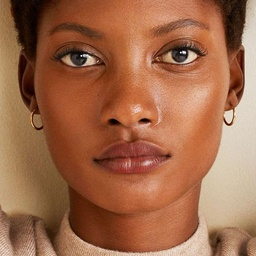
#> input picture image_Assets/random-Image/face3.jpg, 256 x 256 px, shrunk from 735 x 735 before the run
$ jupyter execute --allow-errors pyDraw.ipynb   (shell and % lines are left out)
#> lines starting #> are read from the running program, lines starting #| are printed output that depends on the picture; after the words box and inside, x2 and y2 are one past the last pixel; in counts of white or black regions, pixels touching at a corner belong together
[cell 1]
from PIL import Image
import numpy as np
import math
import collections
import matplotlib.pyplot as plt

# Tell numpy to print numbers to 4 decimal places only
np.set_printoptions(precision=4, suppress=True)

[cell 2]
## global variable
maxPixel = 255 ##for gray level image

def img2matrix(img):
    return np.asarray(img).copy()
def matrix2img(matrix):
    return Image.fromarray(matrix).convert("L")

def showImg(originalImg,newImg,new_title="new Image",original_title = "original Image"):
    fig = plt.figure(figsize=(15,15))
    fig1 = fig.add_subplot(121)
    fig2 = fig.add_subplot(122)
    fig1.imshow(originalImg,cmap="gray")
    fig2.imshow(newImg,cmap="gray")
    fig1.title.set_text(original_title)
    fig2.title.set_text(new_title)
    plt.show()

[cell 3]
# [10 lines left out: function binaryImg, not called in this run]

[cell 4]
def convolution(matrix,mask,origin=(0,0)):
    newMatrix = np.arange(np.size(matrix)).reshape(matrix.shape[0],matrix.shape[1])

    for row in range(matrix.shape[0]):
            for col in range(matrix.shape[1]):  # 1,1 --> (1,1)

                newPix = 0
                outOfBound = False
                for x in range(mask.shape[0]):
                    for y in range(mask.shape[1]):
                        try: # exception handling for index out of bound

                            if (row+x-origin[0]) < 0:
                                raise Exception
                            else:
                                newPix += int(matrix[row+x-origin[0]][col+y-origin[1]]) * mask[x][y]

                        except Exception as e:
                            outOfBound = True
                            break;
                        finally:
                            pass
                    if outOfBound == True:
                        break;

                if  outOfBound == False:
                    newMatrix[row][col] = int(newPix)
                else:
                    newMatrix[row][col] = matrix[row][col]


    return newMatrix

[cell 5]
# [37 lines left out: function removeSmallDetails, not called in this run]
#         return matrix

[cell 6]
def laplacian_filter(image):
    imgMatrix = img2matrix(image)
    #LoG mask
    mask = np.array([
                        [0,0,3,2,2,2,3,0,0],
                        [0,2,3,5,5,5,3,2,0],
                        [3,3,5,3,0,3,5,3,3],
                        [2,5,3,-12,-23,-12,3,5,2],
                        [2,5,0,-23,-40,-23,0,5,2],
                        [2,5,3,-12,-23,-12,3,5,2],
                        [3,3,5,3,0,3,5,3,3],
                        [0,2,3,5,5,5,3,2,0],
                        [0,0,3,2,2,2,3,0,0],
                                                ])

    # applying convolution
    newMatrix = convolution(imgMatrix,mask,(4,4))

    # thresholding
    for row in range(newMatrix.shape[0]):
        for col in range(newMatrix.shape[1]):
            if newMatrix[row][col] < 0 :
                newMatrix[row][col] = 0
            else:
                newMatrix[row][col] = 255


    return matrix2img(newMatrix)

[cell 7]
def isConnected(matrix,x,y,bgPix= 2000 ): #check four connected
    if matrix[x][y-1] == matrix[x-1][y]== bgPix: #not connected
        return 0
    elif (matrix[x][y-1]== matrix[x][y]) and (matrix[x-1][y] == matrix[x][y] ): #fully connected
        return 1
    elif (matrix[x][y-1]== bgPix) ^ (matrix[x-1][y] == bgPix): # not conflict
        return 2
    else: #conflict
        return 3

#---------------------------------------------------------------------------------------------------
def getEquivalentPix(eqList,pixValue):
    if eqList[pixValue] != pixValue :
        pixValue = getEquivalentPix(eqList,eqList[pixValue])
    return pixValue
#-----------------------------------------------------------------------------------------------------


def labelConnectedComponents(matrix,bgPix = 2000 ,objPix=0):
#     imgMatrix = img2matrix(image)
    imgMatrix = matrix
    equivalencyList = []
    label = -1
    for row in range(1,imgMatrix.shape[0]):
        for col in range(1,imgMatrix.shape[1]):
            if imgMatrix[row][col] != bgPix:
                if isConnected(imgMatrix,row,col) == 0:
                        label += 1
#                         equivalencyList.append({"label":label,"equivalent":label})
                        equivalencyList.append(label) # index == pixLable and label == equivalent pixLable
                                                     # for eg, label[1] = 2 ,  1 -> 2 , 1 equivalent to 2
                        imgMatrix[row][col] = label
                elif isConnected(imgMatrix,row,col) == 1:
                    imgMatrix[row][col] = imgMatrix[row][col-1]

                elif isConnected(imgMatrix,row,col) == 2:

                    imgMatrix[row][col] = min(imgMatrix[row][col-1] , imgMatrix[row-1][col])

                else : # conflict
                    try:
                        newLabel = min(imgMatrix[row][col-1] , imgMatrix[row-1][col])
                        equPix  = max(imgMatrix[row][col-1] , imgMatrix[row-1][col])
                        imgMatrix[row][col] = newLabel
                        equivalencyList[equPix] = newLabel

                    except Exception as e:
                        pass


#     print("equivalencyList")
#     for i in range(len(equivalencyList)):
#         print(f"{i}-->{equivalencyList[i]}")

    #perform scan to apply equivalent pixels
    for row in range(imgMatrix.shape[0]):
        for col in range(imgMatrix.shape[1]):
            if imgMatrix[row][col] != bgPix:
                imgMatrix[row][col] = getEquivalentPix(equivalencyList,imgMatrix[row][col])

    return imgMatrix

#----------------------------------------------------------------------------------------------------------
#----------------------------------------------------------------------------------------------------------

def getIndex(labelsList,Label): # return the index where label is equals to Label
    for index,item in enumerate(labelsList):
        if item["label"] == Label:
            return(index)


def getLabelsCoordinates(matrix , bgPix = 255):
    labelsCoordinates = {"paths":[]}
    addedPixels = []

    for i in range(matrix.shape[0]):
        for j in range(matrix.shape[1]):
            pix = matrix[i][j]
            if pix != bgPix:
                if (pix not in addedPixels):
                    labelsCoordinates["paths"].append({"label" : pix ,"coordinates" :[[int(i),int(j)]]})
                    addedPixels.append(pix)
                else:

                    index = getIndex(labelsCoordinates["paths"],pix)
                    labelsCoordinates["paths"][index]["coordinates"].append([int(i),int(j)])

    return labelsCoordinates

[cell 8]
# change 255 value to 2000

def encodeBackgroundPix(matrix,bgPix = 255,encodingValue=2000): # encodingValue  is a new temp pix value
        newMatrix = np.full((matrix.shape[0],matrix.shape[1]),encodingValue)

        for row in range(newMatrix.shape[0]):
            for col in range(newMatrix.shape[1]):
                if matrix[row][col] != bgPix :
                    newMatrix[row][col]  = matrix[row][col]
        return newMatrix

def decodingBackgroundPix(matrix,bgPix = 255 , encodingValue  = 2000):
    for row in range(matrix.shape[0]):
        for col in range(matrix.shape[1]):
            if matrix[row][col]  == encodingValue:
                matrix[row][col]  = bgPix

    return matrix


def convertIntoBinary(matrix,bgPix = 255):
    for row in range(matrix.shape[0]):
        for col in range(matrix.shape[1]):
            if matrix[row][col]  != bgPix:
                matrix[row][col]  = 0

    return matrix

# eMatrix  = encodeBackgroundPix(matrix)
# decodingBackgroundPix(eMatrix)

# Working on Matrix

[cell 9]
# test canvas for matrix
from ipycanvas import Canvas

def drawMatrix(matrix,labelsCoordinates):

    canvas = Canvas(width = matrix.shape[1] , height= matrix.shape[0])
    canvas.begin_path()

    for item in labelsCoordinates:
        canvas.move_to(item["coordinates"][0][1],item["coordinates"][0][0])
        for pos in item["coordinates"]:
            canvas.line_to(pos[1], pos[0])

        canvas.stroke()

    return canvas

[cell 10]
matrix = np.full((100,100),255)
np.random.seed(1)
# [4 lines of commented-out code are left out]

for i in range(50,60):
    for j in range(1,matrix.shape[1]):
            matrix[i][j] = 0


print(matrix)

matrix = encodeBackgroundPix(matrix)
matrixImg = labelConnectedComponents(matrix)
print("------------")
# connectedList = getLabelsCoordinates(img2matrix(matrixImg))
connectedList = getLabelsCoordinates(matrixImg,2000)
print(matrixImg)
matrixImg = decodingBackgroundPix(matrixImg)
print(matrixImg)
connectedList

# view Image and Canvas

[cell 11]
showImg(matrix,convertIntoBinary(matrixImg))
#> in showImg, `plt.show()`:
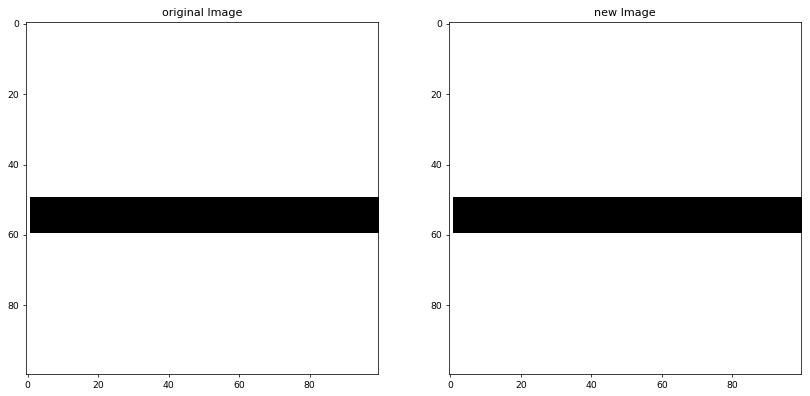
#> figure drawn by matplotlib, 2 panels
drawMatrix(matrix,connectedList)
#> (the call stopped at in drawMatrix, `canvas = Canvas(width = matrix.shape[1] , height= matrix.shape[0])`: ipycanvas is not available in this run)

# Working On Image

[cell 12]
from ipycanvas import Canvas

def drawImg(matrix,labelsCoordinates):
    canvas = Canvas(width = matrix.shape[1] , height= matrix.shape[0])
    print("drawing")
    canvas.begin_path()
    canvas.stroke_style = "Red"
    count = 0
    for item in labelsCoordinates:
        path = item["coordinates"]
#         canvas.move_to(item["coordinates"][0][1],item["coordinates"][0][0])
        canvas.move_to(path[0][1],path[0][0])


        for pos in path:
#             print(pos[1], pos[0])
            canvas.line_to(pos[1], pos[0])

        canvas.stroke()

#         if count == 5:
#             break;

    return canvas

[cell 13]
img = Image.open("image_Assets/random-Image/face3.jpg").convert("L")
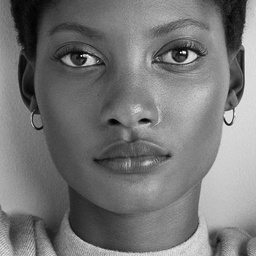
#> img: PIL image 256x256 L; min 1, max 254, mean 117.7
# dImg = removeSmallDetails(laplacian_filter(img),255,0,size=(7,7))
#> (the rest of this cell did not finish here and is left out)

#> after the loop in convolution, `for row in range(matrix.shape[0]):`:
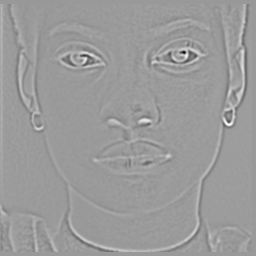
#> newMatrix: shape (256, 256) int64; min -28897, max 19364, mean 484; drawn with min black and max white
#> after the loop in laplacian_filter, `for row in range(newMatrix.shape[0]):`:
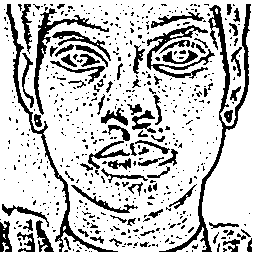
#> newMatrix: shape (256, 256) int64; 78.1% white; 585 black regions (503 under 20 px), largest, box (x1, y1, x2, y2) and area: (159, 4, 251, 252) 1916, (6, 4, 118, 252) 1307, (34, 8, 109, 115) 886
# dImg = binaryImg(img,100)
showImg(img,dImg)

#> (a cell that did not finish here is left out)

# View Image and Canvas

[cell 15]
print(matrix.shape[0],matrix.shape[1])
showImg(matrix,convertIntoBinary(matrixImg))

$ run again, with image_Assets/random-Image/face2.jpg copied over image_Assets/random-Image/face3.jpg
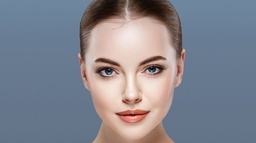
#> input picture image_Assets/random-Image/face2.jpg, 256 x 143 px, shrunk from 926 x 517 before the run
#> after the loop in convolution, `for row in range(matrix.shape[0]):`:
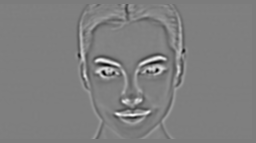
#> newMatrix: shape (143, 256) int64; min -14594, max 15594, mean 505.5; drawn with min black and max white
#> after the loop in laplacian_filter, `for row in range(newMatrix.shape[0]):`:
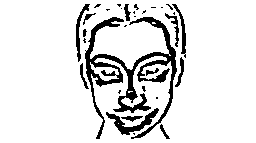
#> newMatrix: shape (143, 256) int64; 88.5% white; 31 black regions (18 under 20 px), largest, box (x1, y1, x2, y2) and area: (85, 17, 177, 139) 2734, (106, 108, 159, 135) 398, (76, 4, 90, 62) 203

$ run again, with image_Assets/random-Image/face4.jpg copied over image_Assets/random-Image/face3.jpg
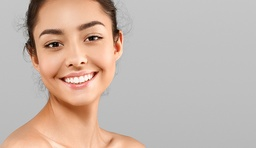
#> input picture image_Assets/random-Image/face4.jpg, 256 x 148 px, shrunk from 850 x 490 before the run
#> after the loop in convolution, `for row in range(matrix.shape[0]):`:
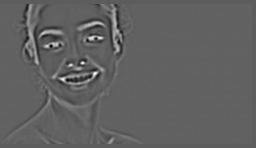
#> newMatrix: shape (148, 256) int64; min -12215, max 21567, mean 704.6; drawn with min black and max white
#> after the loop in laplacian_filter, `for row in range(newMatrix.shape[0]):`:
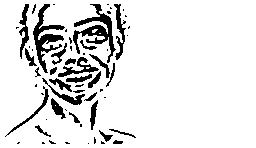
#> newMatrix: shape (148, 256) int64; 89.1% white; 59 black regions (32 under 20 px), largest, box (x1, y1, x2, y2) and area: (73, 4, 116, 63) 774, (33, 4, 65, 73) 686, (114, 4, 126, 60) 257
